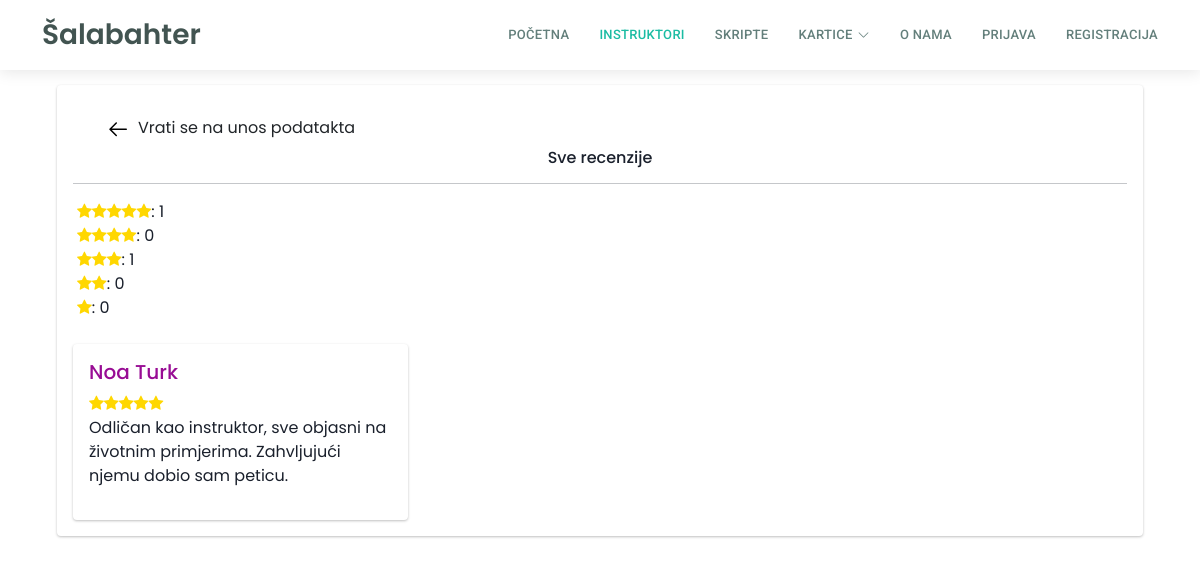
/recenzije/sve.php?korisnik=823, run on the app's committed database.
### tables this page shows
CREATE TABLE `recenzije` (
  `recenzija_id` int(11) NOT NULL,
  `ocjena` int(1) NOT NULL,
  `komentar` varchar(255) NOT NULL,
  `odKorisnika` int(11) NOT NULL,
  `zaKorisnika` int(11) NOT NULL
);

CREATE TABLE `korisnik` (
  `korisnik_id` int(11) NOT NULL,
  `ime` varchar(50) DEFAULT NULL,
  `prezime` varchar(50) DEFAULT NULL,
  `email` varchar(100) DEFAULT NULL,
  `lozinka` varchar(255) DEFAULT NULL,
  `zeton_lozinke` varchar(64) DEFAULT NULL,
  `zeton_istice` datetime DEFAULT NULL,
  `adresa` varchar(255) DEFAULT NULL,
  `prebivaliste` varchar(255) NOT NULL,
  `mjesto` int(5) DEFAULT NULL,
  `slika_korisnika` varchar(255) DEFAULT NULL,
  `status_korisnika` int(20) DEFAULT NULL,
  `isAdmin` tinyint(1) NOT NULL
);

### recenzije/sve.php (the view, shortened to what this page needs)
<?php
$con = require "../ukljucivanje/connection/spajanje.php";
$korisnikID = $_GET['korisnik'];
$sqlDohvatiRecenzije = "SELECT * FROM recenzije WHERE zaKorisnika = {$korisnikID}";
$rezultatRecenzije = $con->query($sqlDohvatiRecenzije);
if ($rezultatRecenzije->num_rows > 0) {
    $imaRecenzije = true;
} else {
    $imaRecenzije = false;
}
?>
<!DOCTYPE html>
<html lang="en">
<head>
    <?php include '../assets/css/stiliranjeSporedno.php'; ?>
    <link rel="stylesheet" href="https://cdnjs.cloudflare.com/ajax/libs/font-awesome/4.7.0/css/font-awesome.min.css">
    <link href="../assets/css/nadzornaploca.css" rel="stylesheet">
    <link href="../assets/css/recenzije.css" rel="stylesheet">
</head>
<body>
    <?php include '../ukljucivanje/header.php'; ?>
    <div class="container">
        <div class="main-body">
            <?php if ($imaRecenzije) : ?>
                <div class="row">
                    <div class="col-md-12">
                        <div class="card mb-3">
                            <div class="card-body">
                                <div class="row m-2">
                                    <div class="col d-flex justify-content-start align-items-center">
                                        <a class="btn text" href="../profil?korisnik=<?php echo $korisnikID ?>"><svg xmlns="http://www.w3.org/2000/svg" viewBox="0 0 24 24" width="24" height="24" class="mr-2">
                                                <path d="M10.78 19.03a.75.75 0 0 1-1.06 0l-6.25-6.25a.75.75 0 0 1 0-1.06l6.25-6.25a.749.749 0 0 1 1.275.326.749.749 0 0 1-.215.734L5.81 11.5h14.44a.75.75 0 0 1 0 1.5H5.81l4.97 4.97a.75.75 0 0 1 0 1.06Z"></path>
                                            </svg>Vrati se na unos podatakta</a>
                                    </div>
                                    <div class="col d-flex justify-content-center">
                                        <h6 class="mb-0">Sve recenzije</h6>
                                    </div>
                                </div>
                                <hr>
                                <div class="row">
                                    <?php
                                    $zvjezdiceOcjenas = [];
                                    for ($i = 1; $i <= 5; $i++) {
                                        $sqlzvjezdiceOcjena = "SELECT COUNT(*) as count FROM recenzije WHERE zaKorisnika = {$korisnikID} AND ocjena = {$i}";
                                        $zvjezdiceOcjenaResult = $con->query($sqlzvjezdiceOcjena);
                                        $zvjezdiceOcjena = $zvjezdiceOcjenaResult->fetch_assoc();
                                        $zvjezdiceOcjenas[$i] = $zvjezdiceOcjena['count'];
                                    }
                                    for ($ocjena = 5; $ocjena >= 1; $ocjena--) {
                                        $count = isset($zvjezdiceOcjenas[$ocjena]) ? $zvjezdiceOcjenas[$ocjena] : 0;
                                        echo "<span class='pl-3'>";
                                        for ($i = 0; $i < $ocjena; $i++) {
                                            echo "<i class='fa fa-star' style='color:gold;'></i>";
                                        }
                                        echo ": {$count}</span><br>";
                                    }
                                    ?>
                                    <?php
                                    if ($rezultatRecenzije->num_rows > 0) :
                                        while ($red = $rezultatRecenzije->fetch_assoc()) :
                                            $sqlKorisnik = "SELECT korisnik_id, korisnik.ime, korisnik.prezime, recenzije.ocjena, recenzije.komentar
                        FROM korisnik
                        JOIN recenzije ON korisnik.korisnik_id = recenzije.odKorisnika
                        WHERE recenzije.recenzija_id = {$red['recenzija_id']}";
                                            $rezultatKorisnik = $con->query($sqlKorisnik);
                                            $korisnik = $rezultatKorisnik->fetch_assoc();
                                    ?>
                                            <div class="col-sm-4">
                                                <div class="card mt-4 ">
                                                    <div class="card-body">
                                                        <div class="row">
                                                            <div class="col">
                                                                <h5><a class="link" href="?korisnik=<?php echo $korisnik['korisnik_id'] ?>"><?php echo $korisnik['ime'] . " " . $korisnik['prezime'] ?></a></h5>
                                                            </div>
                                                        </div>
                                                        <div class="row">
                                                            <div class="col">
                                                                <?php
                                                                for ($i = 1; $i <= 5; $i++) {
                                                                    if ($i <= $korisnik['ocjena']) {
                                                                        echo '<i class="fa fa-star" style="color:gold;"></i>';
                                                                    } else {
                                                                        echo '<i class="fa fa-star-o"></i>';
                                                                    }
                                                                }
                                                                ?>
                                                            </div>
                                                        </div>
                                                        <div class="row">
                                                            <div class="col">
                                                                <p><?php echo $korisnik['komentar'] ?></p>
                                                            </div>
                                                        </div>
                                                    </div>
                                                </div>
                                            </div>
                                    <?php endwhile;
                                    else : echo "Nema recenzija";
                                    endif; ?>
                                </div>
                            </div>
                        </div>
                    </div>
                </div>
            <?php endif; ?>
        </div>
    </div>
</body>
</html>

### assets/css/stil.css (style rules this page uses)
body { font-family: "Poppins", sans-serif !important; background-color: #ffffff; }
a { text-decoration: none !important; color: #980c94; }
h1, h2, h3, h4, h5, h6 { font-family: "Poppins", sans-serif !important; }
.scrolled-offset { margin-top: 70px; }

### assets/css/nadzornaploca.css (style rules this page uses)
body { color: #1a202c; text-align: left; background-color: #ffffff; font-family: 'Poppins', sans-serif; }
.main-body { padding: 15px; }
.card { box-shadow: 0 1px 3px 0 rgba(0, 0, 0, .2), 0 1px 2px 0 rgba(0, 0, 0, .06); }
.card { position: relative; display: flex; flex-direction: column; min-width: 0; word-wrap: break-word; background-color: #fff; background-clip: border-box; border: 0 solid rgba(0, 0, 0, .125); border-radius: .25rem; }
.card-body { flex: 1 1 auto; min-height: 1px; padding: 1rem; }
.mb-3, .my-3 { margin-bottom: 1rem !important; }

### data on the page
recenzije: odKorisnika.ime "Noa", odKorisnika.prezime "Turk", ocjena 5 (drawn), komentar "Odličan kao instruktor, sve objasni na životnim primjerima. Zahvljujući njemu dobio sam peticu."

### other printed values
$count "1"
$count "0"
